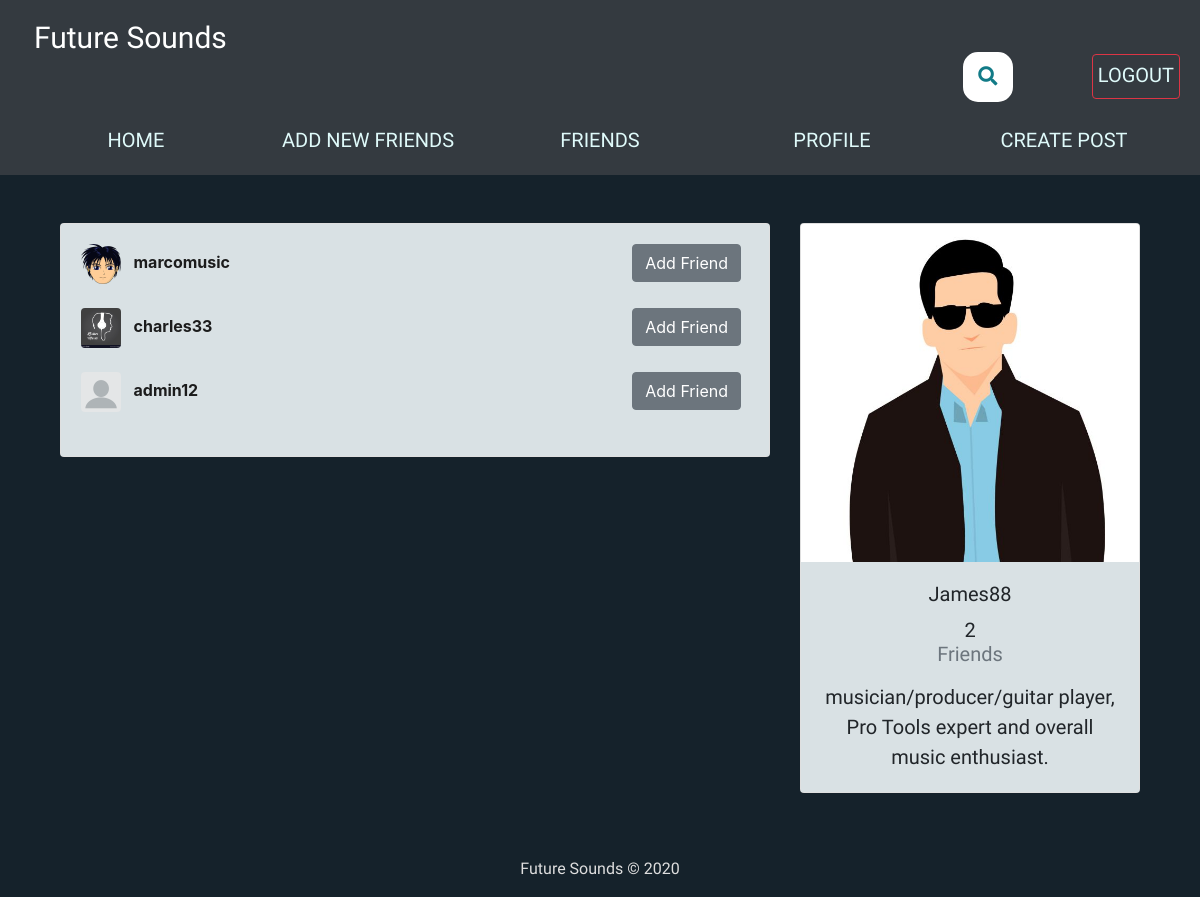
The app's page /users/ (signed in), older data.
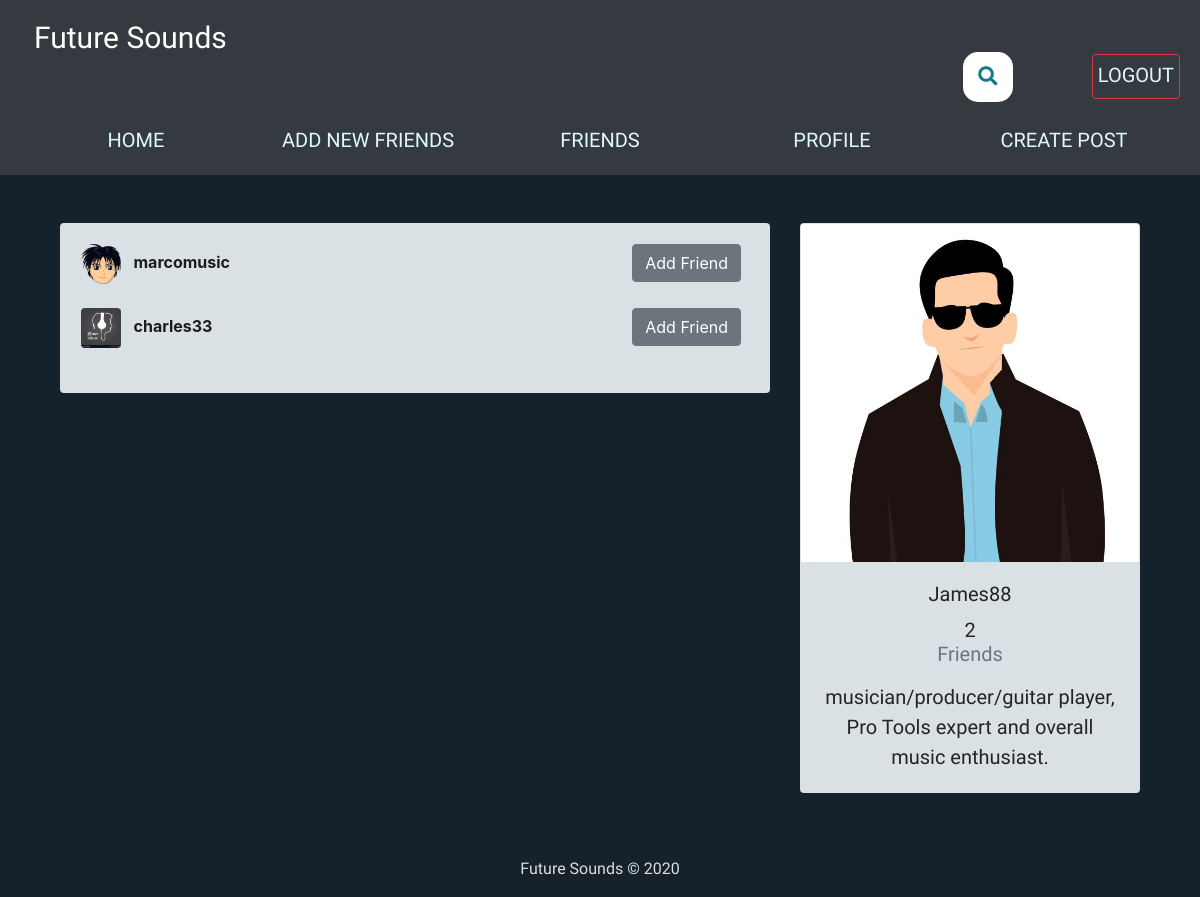
The same page, newer data.
### users/models.py (models this page shows)
class Profile(models.Model):
    user = models.OneToOneField(User, on_delete=models.CASCADE)
    image = models.ImageField(default='default.png', upload_to='profile_pics')
    slug = AutoSlugField(populate_from='user')
    bio = models.CharField(max_length=255, blank=True)
    friends = models.ManyToManyField('Profile', blank=True)
    def __str__(self):
        return str(self.user.username)
    def get_absolute_url(self):
        return "/users/{}".format(self.slug)

### users/views.py (the view)
# urls.py: path('users/', user_views.users_list, name='users_list'),
@login_required
def users_list(request):
    users = Profile.objects.exclude(user=request.user).exclude(slug='admin')
    sent_friend_requests = FriendRequest.objects.filter(from_user=request.user)
    sent_to = []
    friends = []
    for user in users:
        friend = user.friends.all()
        for f in friend:
            if f in friends:
                friend = friend.exclude(user=f.user)
        friends+=friend
    my_friends = request.user.profile.friends.all()
    for i in my_friends:
        if i in friends:
            friends.remove(i)
    if request.user.profile in friends:
        friends.remove(request.user.profile)
    my_users = list(users.order_by('user'))[0:10]
    for r in my_users:
        if r in friends:
            my_users.remove(r)
    friends+=my_users
    for i in my_friends:
        if i in friends:
            friends.remove(i)
    for se in sent_friend_requests:
        sent_to.append(se.to_user)
    context = {
        'users': friends,
        'sent': sent_to
    }
    return render(request, "users/users_list.html", context)

### users/templates/users/users_list.html (shortened to what this page needs)
{% extends "feed/layout.html" %} {% load static %} {% block searchform %}
<div class="container2">
<link rel="stylesheet" href="https://use.fontawesome.com/releases/v5.3.1/css/all.css"
integrity="sha384-mzrmE5qonljUremFsqc01SB46JvROS7bZs3IO2EmfFsd15uHvIt+Y8vEf7N7fWAU">
<form class="searchbar" action="{% url 'search_users' %}" method="get"">
  <button id="search_btn" type="submit">
  <i class="fa fa-search"></i>
  </button>
</form>
</div>
{% endblock searchform %} {% block content %}
<div class="container">
  <div class="row">
    <div class="col-md-8">
      {% if users %}
      <div class="card card-signin my-5">
        <div class="card-body">
          {% for user_p in users %}
          <a href="{{ user_p.get_absolute_url }}"
            ><img
              src="{{ user_p.image.url }}"
              class="rounded mr-2"
              width="40"
              height="40"
              alt=""
          /></a>
          <a class="friend_link" href="{{ user_p.get_absolute_url }}"
            ><b>{{ user_p }}</b></a
          >
          {% if not user_p.user in sent %}
          <small class="float-right">
            <a
              class="btn btn-secondary mr-2"
              href="{% url 'send_friend_request' user_p.user.username %}"
              >Add Friend</a>
          </small>
          {% endif %}
          <br /><br />
          {% endfor %}
        </div>
      </div>
      {% else %}
      <h5><i>No new people to add now! Please come back later!</i></h5>
      {% endif %}
    </div>
    <div class="col-md-4">
      <div class="card card-signin my-5">
        <a href="{{ request.user.profile.get_absolute_url }}"
          ><img
            class="card-img-top"
            src="{{ request.user.profile.image.url }}"
            alt=""
        /></a>
        <div class="card-body">
          <h5 class="card-title text-center">{{ request.user }}</h5>
          <h6 class="text-center">
            {{ request.user.profile.friends.count }}
            <p class="text-muted">Friends</p>
          </h6>
          <p class="card-text text-center">{{ request.user.profile.bio }}</p>
        </div>
      </div>
    </div>
  </div>
  {% endblock content %} {% block jsfiles %}{% endblock jsfiles %}

Row changes from the older to the newer data that the page shows:
removed Profile: image (placeholder picture), user.username "admin12", shows "Add Friend"
